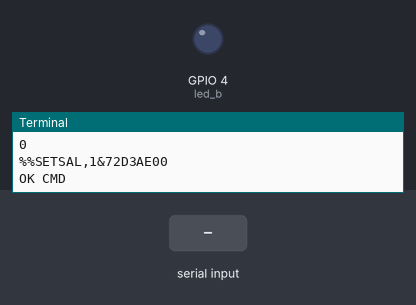
Bench run of a program on a simulated Raspberry Pi (BCM pin numbers). Shown: output pins drawn as LEDs (lit = HIGH), the last lines printed to the terminal. Dashed ring = blinking. Inputs (shaded band) come from the test bench.

Above: at 2.2 s.
2.3 s: "$\n" received over the second serial link
At 4.8 s:
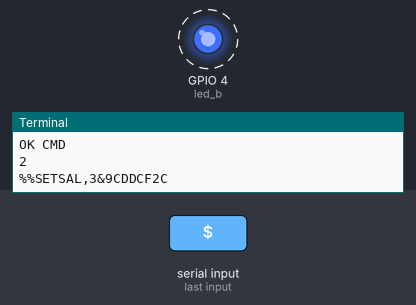
Timing chart, 0 to 11.3 s (numbered marks = the images above; inputs shaded):
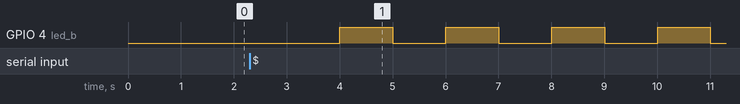

Measured:
- by itself, GPIO 4 (led_b): alternates HIGH for 1.0 s and LOW for 1.0 s

The program:

sercmd.py
```python
# -*- coding: utf-8 -*-
"""
Created on Fri Jan 29 16:11:27 2021
Programa para enviar comandos por el puerto serial y obtener respuesta
@author: Fernando
"""

import serial
import time
import binascii as ubinascii

print("TEST SERIAL")

runpi=True
if runpi:
    import RPi.GPIO as GPIO
    #PUERTO="/dev/ttyUSB0"
    PUERTO="/dev/serial0"

else:
    PUERTO="COM5"
ser = serial.Serial(PUERTO, 9600,timeout=1)
if runpi:
    led_b=4  #Proc archivos
    GPIO.setmode(GPIO.BCM)
    GPIO.setup(led_b, GPIO.OUT) ## GPIO 18 como salida
    GPIO.output(led_b, False)
    time.sleep(1)
    GPIO.output(led_b, False)

def sndcmd(comando):
    salida="SETSAL,"+comando
    salidab=str.encode(salida)
    crccalc=ubinascii.crc32(salidab)
    salida="%%"+salida+"&"+'{0:X}'.format(crccalc)
    print (salida)
    salida=salida+"\r\n"
    ser.write(salida.encode('ascii'))
    ackok=False
    tled=0
    while not ackok:
        try:
            arxb=ser.readline()
        except:
            arxb=None
        if arxb!=None:
            try:
              arx=str(arxb.decode("ascii"))
            except:
              arxb=None
              arx=''
        if len(arx)>0:
            print(arx)
            ackok=True
            if arx[0]=='$':
                arx1=arx[1:-2]
                lista=arx1.split('&')
                if len(lista)==2:
                    datob=str.encode(lista[0])
                    crccalc=ubinascii.crc32(datob)
                    #print("CRCcal=",crccalc)
                    crcval='0x'+lista[1]
                    try:
                        crcdec=int(crcval,0)
                    except:
                        crcdec=0
                    #print("CRCrx=",crcdec)
                    if crccalc==crcdec:
                        print('CRC OK')
                        ackok=True
                else:
                    print('Sin CRC')

        tled=tled+1
        if runpi:
            if tled==0:
                GPIO.output(led_b, False)
                ackok=True
            else:
                GPIO.output(led_b, True)
                ackok=True
    print("OK CMD")

cntr=0
while True:
    try:
        print(cntr)
        cntr=cntr+1
        cmd=str(cntr)
        sndcmd(cmd)
        GPIO.output(led_b, False)
        time.sleep(1)
        GPIO.output(led_b, True)

    except KeyboardInterrupt:
        print('Fin por teclado')
        ser.close()
        break
```
